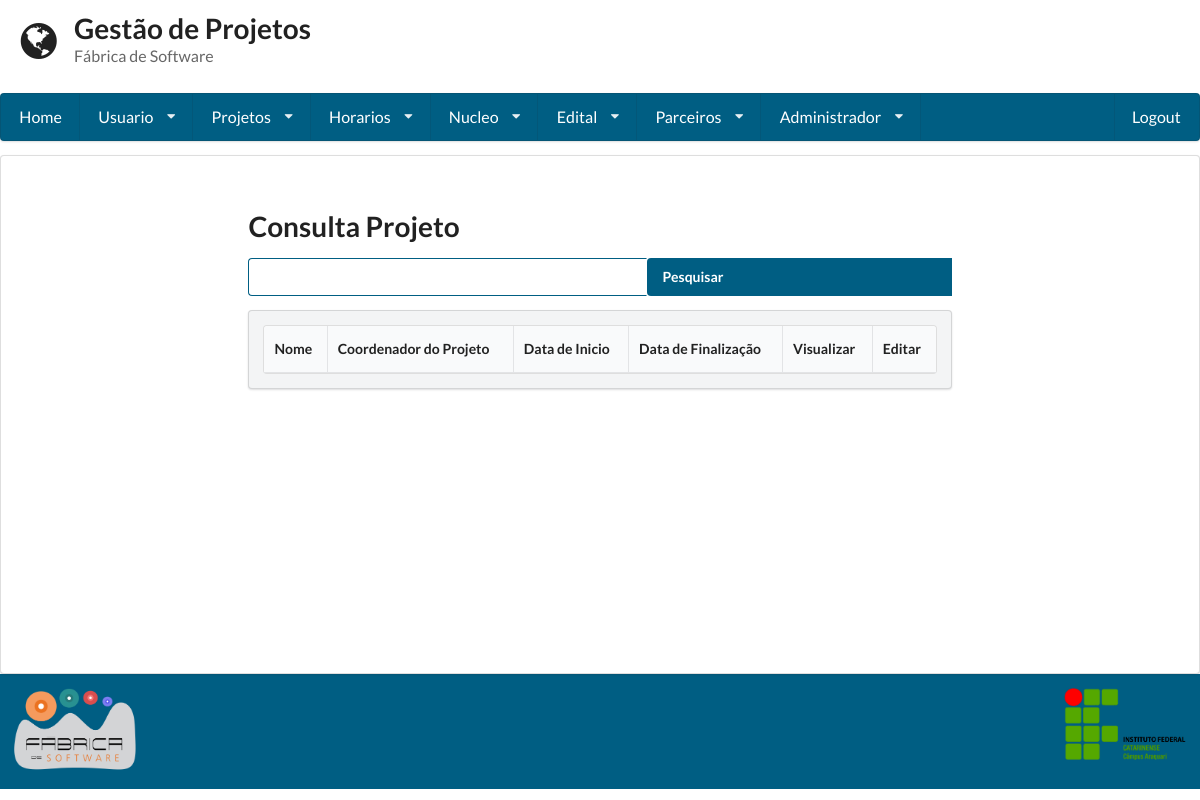
Before: /consulta_projeto/ (signed in) with the older database file.
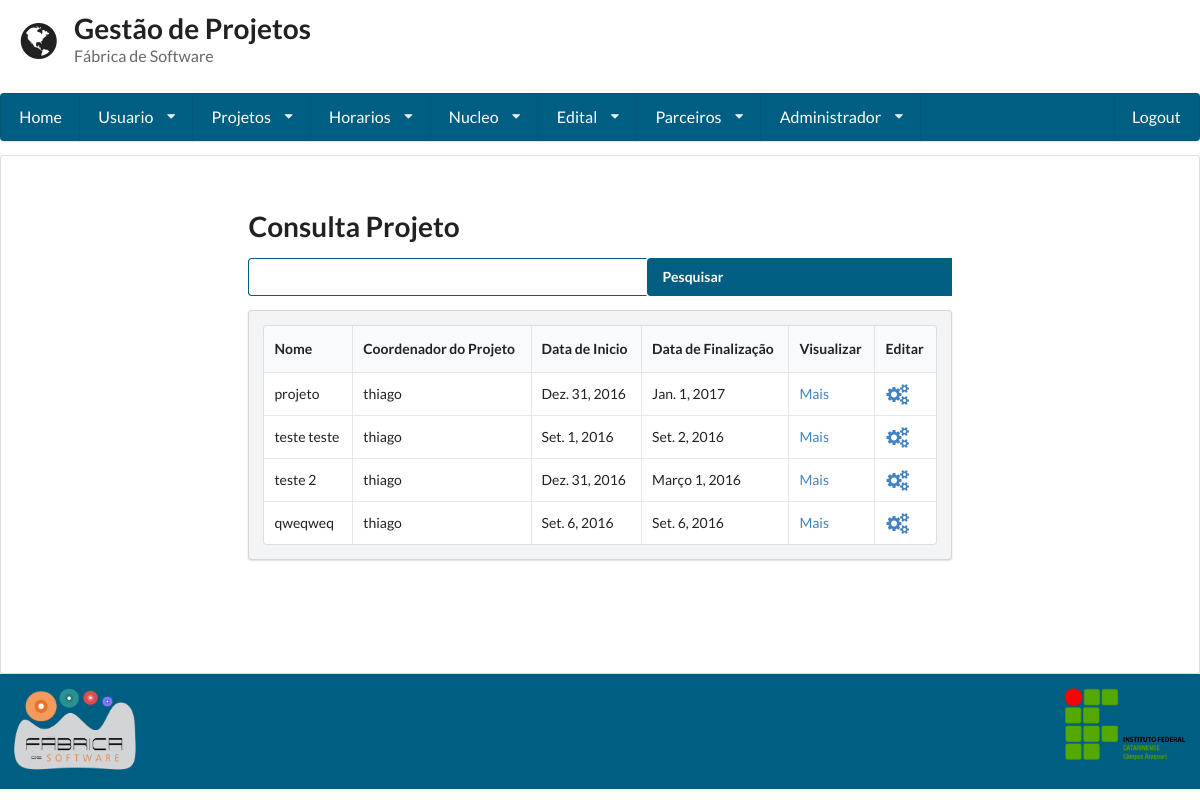
After: the same page with the newer database file.
### gestaoapp/models/projeto.py (models this page shows, shortened)
class Projeto(models.Model):
	TIPO_CHOICES = (
        ('Pesquisa', 'Pesquisa'),
        ('Extensao', 'Extensão'),
        ('Ensino', 'Ensino'),
        ('Pesquisa_Extensao', 'Pesquisa/Extensão'),
	)
	tipo = models.CharField(
		max_length=255,null=True, blank=True,
		choices=TIPO_CHOICES
	)
	nome = models.CharField(max_length = 255)
	imagem = models.ImageField("Imagem", upload_to="static/imagens/projeto")
	codigo = models.CharField(max_length= 255, unique = True)
	coordenador = models.ForeignKey(Usuario,related_name = "coordenador")
	duracao = models.CharField(max_length = 255)
	data_inicio = models.DateField()
	data_fim = models.DateField()
	nucleo = models.ManyToManyField(Nucleo)
	edital = models.ManyToManyField(Edital, blank=True)
	descricao = models.TextField()
	data_cadastro =  models.DateField(auto_now= True)
	membro = models.ManyToManyField(Usuario, blank=True, related_name = "Membros")
	parceiro = models.ManyToManyField(Parceiro)

### gestaoapp/views/projeto.py (the view, shortened to what this page needs)
# urls.py: url(r'^consulta_projeto/', ConsultaProjeto.as_view()),
class ConsultaProjeto(LoginRequiredMixin, View):
	template = 'projeto/consulta.html'
	def get(self, request):
		form = Busca()
		projeto = Projeto.objects.all()
		return render(request, self.template, {'projetos': projeto ,"form": form})

### gestaoapp/forms/busca.py
class Busca(forms.Form):
	nome = forms.CharField(label='Buscar', widget=forms.TextInput)

### gestaoapp/templates/projeto/consulta.html (shortened to what this page needs)
{% extends 'base.html'%}
{% block conteudo%}
<form method='POST' action='/consulta_projeto/' class="ui form">
 	<h1 class="ui header">Consulta Projeto</h1>
 	<div class="field">
	 	<div class="ui action input">
	  		{{form.nome}}
		    <input type="submit" value="Pesquisar" class='icon search'>
		</div>
	</div>
</form>
<div class="ui secondary segment">
	<table class="ui celled table">
		<thead>
			<tr>
				<th>Nome</th>
				<th>Coordenador do Projeto</th>
				<th>Data de Inicio</th>
				<th>Data de Finalização</th>
				{% if user.is_superuser %}
					<th>Visualizar</th>
					<th>Editar</th>
				{% endif %}
			</tr>
		</thead>
		<tbody>
		{% for projeto in projetos %}
			<tr>
				<td>{{ projeto.nome }}</td>
				<td>{{ projeto.coordenador }}</td>
				<td>{{ projeto.data_inicio }}</td>
				<td>{{ projeto.data_fim}}</td>
				{% if user.is_superuser %}
					<td><a href="../visualizar_projeto/{{projeto.id}}">Mais</a></td>
					<td><a href="../editar_projeto/{{projeto.id}}"><i class="settings large icon"></i></a></td>
				{% endif %}
			</tr>
		{% endfor %}
		</tbody>
	</table>
</div>
{%endblock%}

Changed rows visible on the page:
added Projeto: nome "projeto", coordenador "thiago", data_inicio "Dez. 31, 2016", data_fim "Jan. 1, 2017"
added Projeto: nome "teste teste", coordenador "thiago", data_inicio "Set. 1, 2016", data_fim "Set. 2, 2016"
added Projeto: nome "teste 2", coordenador "thiago", data_inicio "Dez. 31, 2016", data_fim "Março 1, 2016"
added Projeto: nome "qweqweq", coordenador "thiago", data_inicio "Set. 6, 2016", data_fim "Set. 6, 2016"
